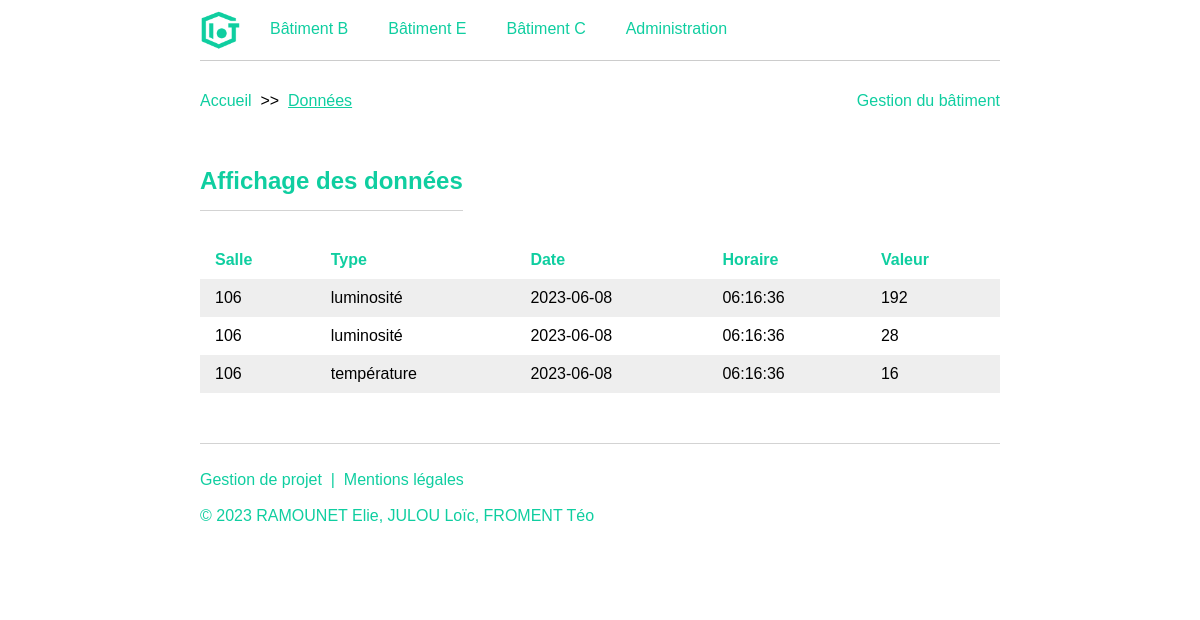
Page /site/sensors.php on the earlier database version.
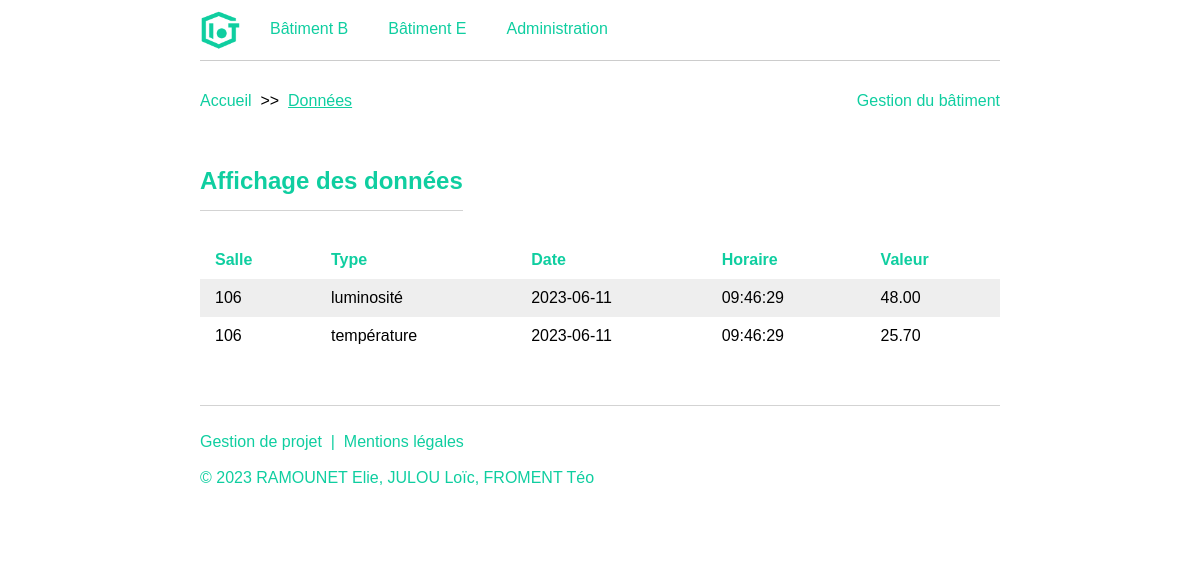
Same page on the later database version.
### tables this page shows
CREATE TABLE `Batiment` (
  `id_bat` tinyint(4) NOT NULL,
  `nom_bat` varchar(1) NOT NULL,
  `login_gest` varchar(25) NOT NULL,
  `password_gest` varchar(64) NOT NULL
);

### site/inc/functions.php (the view, shortened to what this page needs)
<?php
	function html_header($title, $description) {
		echo "<!DOCTYPE html>
		<html>
		<head>
			<meta charset='utf-8'>
			<meta name='viewport' content='width=device-width, initial-scale=1'>
			<meta name='description' content=\"$description\">
			<meta name='author' content='RAMOUNET Elie, JULOU Loïc, FROMENT Téo'>
			<link type='text/css' rel='stylesheet' href='css/style.css'>
			<title>$title</title>
		</head>
		<body>";
	}
	function html_nav($buildings) {
		$nav = '<nav>
		<img alt="Logo d\'IoT" src="./img/logo.png" class="logo">';
		foreach($buildings as $building)
			$nav = $nav . '<a href="sensors.php?b=' . $building[0] . '">Bâtiment ' . $building[1] . '</a>';
		$nav = $nav . '<a href="admin.php">Administration</a>';
		echo $nav . '</nav>';
	}
	function html_footer() {
		echo "<footer>
		<p><a href='project.php'>Gestion de projet</a>&nbsp; | &nbsp;<a href='legal.php'>Mentions légales</a>
			<p>&copy; 2023 RAMOUNET Elie, JULOU Loïc, FROMENT Téo</p>
			</footer>
		</body>
		</html>";
	}
?>

### site/sensors.php (shortened to what this page needs)
<?php
	require('inc/db.php');
	require('inc/functions.php');
	$buildings_query = mysqli_query($db, 'SELECT id_bat, nom_bat FROM Batiment');
	$buildings = mysqli_fetch_all($buildings_query);
  html_header(
    'SAE 23 - Affichage des données',
    'Affichage des données de capteurs d\'un bâtiment'
  );
  html_nav($buildings);
?>
<p>
  <a href="index.php" title="Retour à l'accueil">Accueil</a> &nbsp;>>&nbsp;
  <a href="#" title="Données">Données</a>
  <a class="management-link" href="management.php">Gestion du bâtiment</a></p>
<h2 class='title'>Affichage des données</h2>
<main>
  <div class='table-responsive'>
    <table>
      <tr>
        <th>Salle</th><th>Type</th><th>Date</th><th>Horaire</th><th>Valeur</th>
      </tr>
    <?php
      $data = mysqli_query(
        $db,
        'SELECT c.nom_capt, m.id_capt, m.valeur_mes, m.date_mes, m.horaire_mes
        FROM Mesure m
        JOIN Capteur c ON m.id_capt = c.id_capt
        WHERE c.id_bat = ' . $_SESSION['b'] . '
        AND (m.date_mes, m.horaire_mes) = (
          SELECT MAX(date_mes), MAX(horaire_mes)
          FROM Mesure
          WHERE id_capt = m.id_capt
        )');
      while ($ligne = mysqli_fetch_assoc($data))
      {
        ?>
        <tr>
          <td><?php echo substr($ligne['nom_capt'], 1, 3) ?></td>
          <td><?php echo substr($ligne['nom_capt'], 5) ?></td>
          <td><?php echo $ligne['date_mes'] ?></td>
          <td><?php echo $ligne['horaire_mes'] ?></td>
          <td><?php echo $ligne['valeur_mes'] ?></td>
        </tr>
        <?php
      }
    ?>
    </table>
  </div>
</main>
<?php
html_footer();
?>

Differences in the rows shown:
removed batiment: nom_bat "C"
Other differences:
text no longer shown: "Bâtiment Bâtiment Bâtiment"
text now shown: "Bâtiment Bâtiment"
new list line: "106 luminosité 2023-06-11 09:46:29 48.00"
new list line: "106 température 2023-06-11 09:46:29 25.70"
list line gone: "106 luminosité 2023-06-08 06:16:36 192"
list line gone: "106 luminosité 2023-06-08 06:16:36 28"
list line gone: "106 température 2023-06-08 06:16:36 16"
